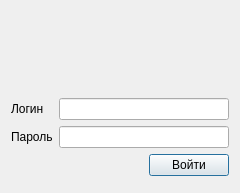
<?xml version="1.0" encoding="UTF-8"?>
<ui version="4.0">
 <class>EntryWindow</class>
 <widget class="QDialog" name="EntryWindow">
  <property name="geometry">
   <rect>
    <x>0</x>
    <y>0</y>
    <width>240</width>
    <height>193</height>
   </rect>
  </property>
  <property name="minimumSize">
   <size>
    <width>240</width>
    <height>0</height>
   </size>
  </property>
  <property name="windowTitle">
   <string>Dialog</string>
  </property>
  <layout class="QGridLayout" name="gridLayout">
   <item row="0" column="0">
    <layout class="QVBoxLayout" name="verticalLayout_3">
     <item>
      <layout class="QHBoxLayout" name="horizontalLayout_2">
       <item>
        <spacer name="horizontalSpacer_2">
         <property name="orientation">
          <enum>Qt::Horizontal</enum>
         </property>
         <property name="sizeHint" stdset="0">
          <size>
           <width>40</width>
           <height>20</height>
          </size>
         </property>
        </spacer>
       </item>
       <item>
        <widget class="QLabel" name="labelLogo">
         <property name="minimumSize">
          <size>
           <width>75</width>
           <height>75</height>
          </size>
         </property>
         <property name="maximumSize">
          <size>
           <width>75</width>
           <height>75</height>
          </size>
         </property>
         <property name="text">
          <string/>
         </property>
         <property name="pixmap">
          <pixmap resource="resources.qrc">:/resources/logo.png</pixmap>
         </property>
         <property name="scaledContents">
          <bool>true</bool>
         </property>
         <property name="alignment">
          <set>Qt::AlignCenter</set>
         </property>
         <property name="wordWrap">
          <bool>false</bool>
         </property>
        </widget>
       </item>
       <item>
        <spacer name="horizontalSpacer">
         <property name="orientation">
          <enum>Qt::Horizontal</enum>
         </property>
         <property name="sizeHint" stdset="0">
          <size>
           <width>40</width>
           <height>20</height>
          </size>
         </property>
        </spacer>
       </item>
      </layout>
     </item>
     <item>
      <layout class="QHBoxLayout" name="horizontalLayout">
       <item>
        <layout class="QVBoxLayout" name="verticalLayout">
         <item>
          <widget class="QLabel" name="labelLogin">
           <property name="text">
            <string>Логин</string>
           </property>
           <property name="buddy">
            <cstring>lineEditLogin</cstring>
           </property>
          </widget>
         </item>
         <item>
          <widget class="QLabel" name="labelPass">
           <property name="text">
            <string>Пароль</string>
           </property>
           <property name="buddy">
            <cstring>lineEditPass</cstring>
           </property>
          </widget>
         </item>
        </layout>
       </item>
       <item>
        <layout class="QVBoxLayout" name="verticalLayout_2">
         <item>
          <widget class="QLineEdit" name="lineEditLogin"/>
         </item>
         <item>
          <widget class="QLineEdit" name="lineEditPass"/>
         </item>
        </layout>
       </item>
      </layout>
     </item>
     <item>
      <layout class="QHBoxLayout" name="horizontalLayout_3">
       <item>
        <spacer name="horizontalSpacer_3">
         <property name="orientation">
          <enum>Qt::Horizontal</enum>
         </property>
         <property name="sizeHint" stdset="0">
          <size>
           <width>40</width>
           <height>20</height>
          </size>
         </property>
        </spacer>
       </item>
       <item>
        <widget class="QPushButton" name="pushBtnSignIn">
         <property name="text">
          <string>Войти</string>
         </property>
        </widget>
       </item>
      </layout>
     </item>
    </layout>
   </item>
  </layout>
 </widget>
 <resources>
  <include location="resources.qrc"/>
 </resources>
 <connections/>
</ui>
